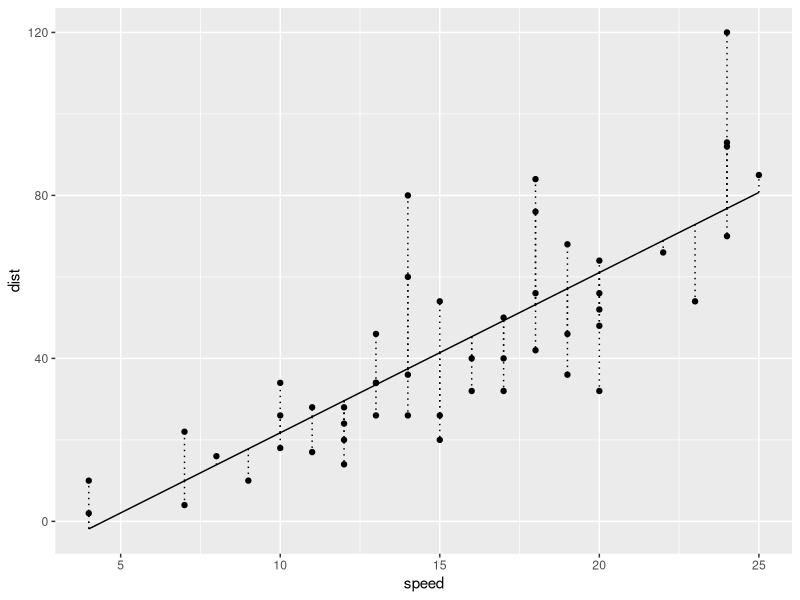

This figure's R source:
pdf(file = "07-r-residual.pdf", width = 6, height = 4.5)

library(caret)
library(tidyverse)
my_data <- cars
my_model <- train(form = dist ~ speed, data = my_data, method = "lm")
y_ <- my_model %>% predict(my_data)
my_data$y_ <- y_

my_data %>%
  ggplot(aes(x = speed, y = dist)) +
  geom_point() +
  geom_line(aes(x = speed, y = y_)) +
  geom_linerange(mapping = aes(ymin = y_, ymax = dist), linetype = "dotted")
